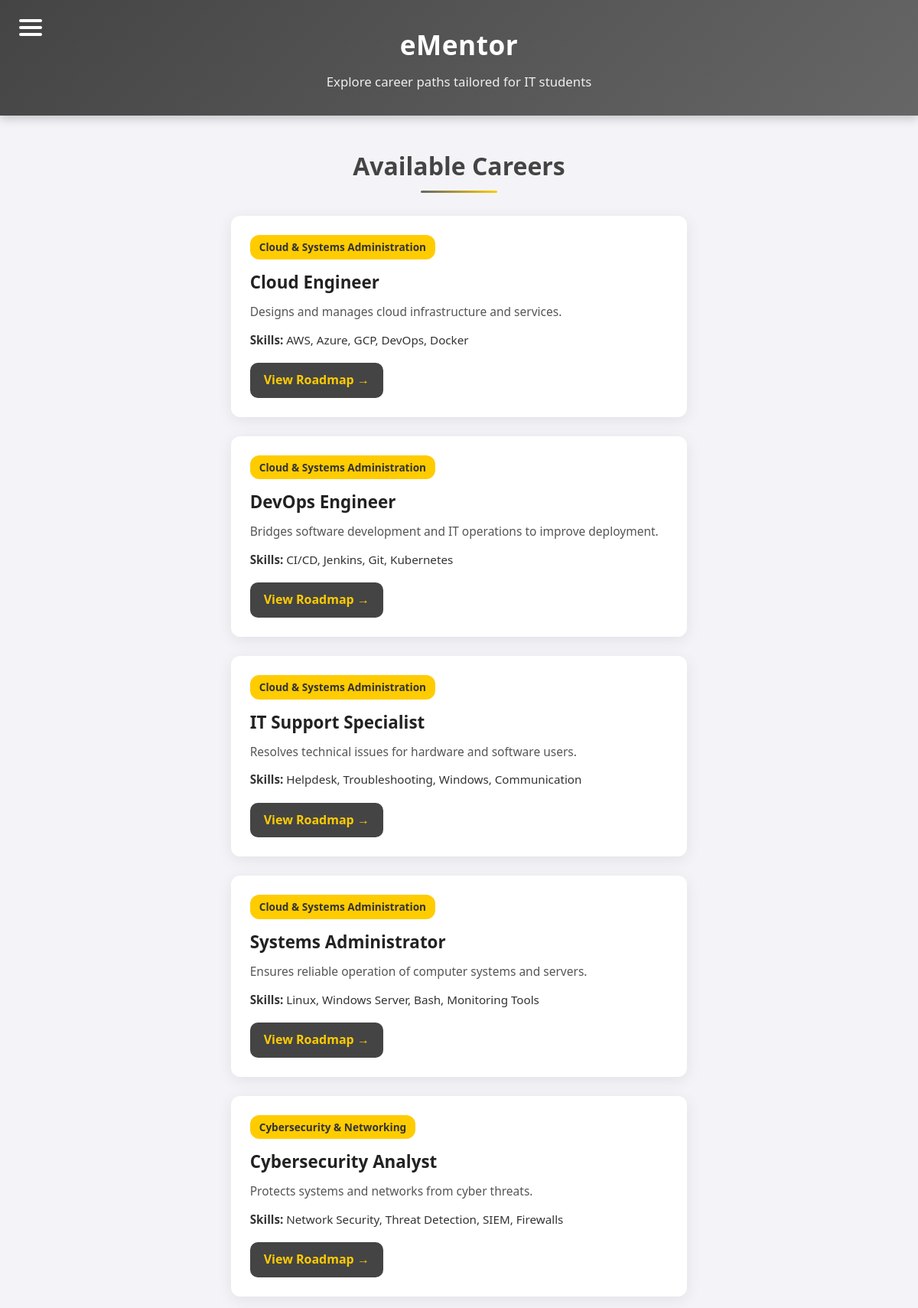
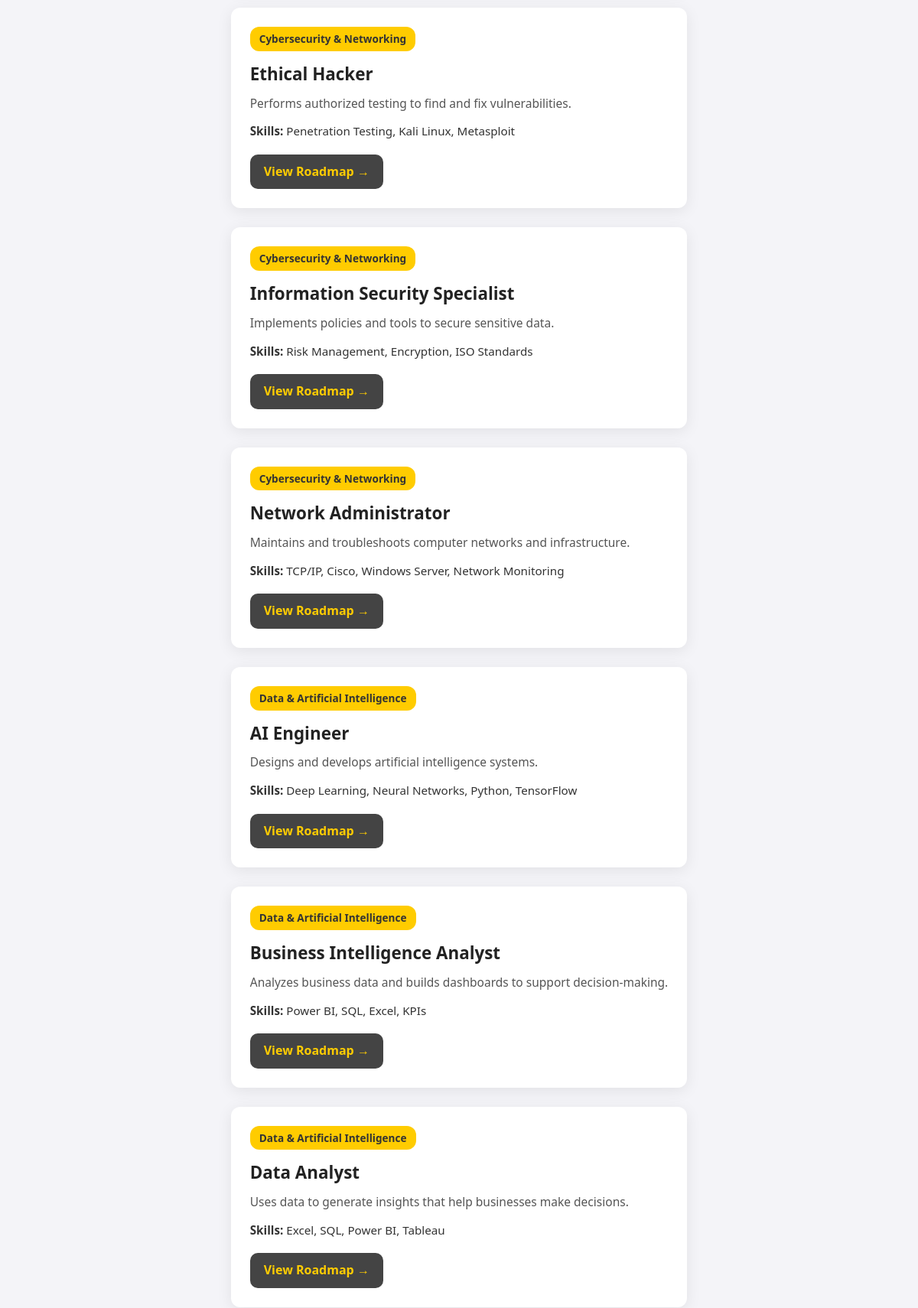
Screenshot of /career-guidance.php (upper part) with the database file from the repository (2 pictures, top to bottom).
### tables this page shows
CREATE TABLE `careers` (
  `id` int(11) NOT NULL,
  `title` varchar(255) NOT NULL,
  `category` varchar(100) DEFAULT NULL,
  `description` text DEFAULT NULL,
  `skills` text DEFAULT NULL
);

### career-guidance.php (the view, shortened to what this page needs)
<?php
include 'db_connect.php';
$careers = [];
$sql = "SELECT id, title, category, description, skills FROM careers ORDER BY category, title";
$result = $conn->query($sql);
if ($result && $result->num_rows > 0) {
    while ($row = $result->fetch_assoc()) {
        $careers[] = $row;
    }
}
?>
<!DOCTYPE html>
<html lang="en">
<head>
</head>
<body>
<header>
    <div class="hamburger" id="hamburger">
        <span></span><span></span><span></span>
    </div>
    <h1>eMentor</h1>
    <p>Explore career paths tailored for IT students</p>
</header>
<main>
    <h2>Available Careers</h2>
    <?php if (empty($careers)): ?>
        <p style="text-align:center; color:#999;">No career data available at the moment.</p>
    <?php else: ?>
        <div class="career-grid">
            <?php foreach ($careers as $career): ?>
                <div class="career-card">
                    <div class="career-category"><?= htmlspecialchars($career['category']) ?></div>
                    <div class="career-title"><?= htmlspecialchars($career['title']) ?></div>
                    <div class="career-description"><?= nl2br(htmlspecialchars($career['description'])) ?></div>
                    <div class="career-skills"><strong>Skills:</strong> <?= htmlspecialchars($career['skills']) ?></div>
                    <a class="view-link" href="career-roadmap.php?career_id=<?= $career['id'] ?>">View Roadmap →</a>
                </div>
            <?php endforeach; ?>
        </div>
    <?php endif; ?>
</main>
</body>
</html>

### career-guidance.php (style rules this page uses)
* { margin: 0; padding: 0; box-sizing: border-box; }
body { font-family: 'Segoe UI', Tahoma, Geneva, Verdana, sans-serif; background: #f4f4f8; color: #333; line-height: 1.6; min-height: 100vh; display: flex; flex-direction: column; }
header { background: linear-gradient(135deg, #444, #666); color: #fff; text-align: center; padding: 30px 20px; position: relative; box-shadow: 0 4px 12px rgba(0,0,0,0.2); }
header h1 { font-size: 2.2rem; margin-bottom: 8px; letter-spacing: 0.5px; }
header p { opacity: 0.9; font-size: 1.05rem; }
.hamburger { position: absolute; top: 25px; left: 25px; width: 30px; height: 22px; display: flex; flex-direction: column; justify-content: space-between; cursor: pointer; z-index: 300; transition: transform 0.3s ease; }
.hamburger span { height: 4px; background: white; border-radius: 2px; transition: all 0.3s ease; }
main { flex: 1; padding: 40px 20px; max-width: 1200px; margin: 0 auto; }
h2 { color: #444; text-align: center; margin-bottom: 30px; font-size: 2rem; position: relative; padding-bottom: 10px; }
h2::after { content: ''; position: absolute; bottom: 0; left: 50%; transform: translateX(-50%); width: 100px; height: 3px; background: linear-gradient(90deg, #666, #ffcc00); border-radius: 3px; }
.career-grid { display: grid; grid-template-columns: repeat(auto-fit, minmax(320px, 1fr)); gap: 25px; }
.career-card { background: #fff; border-radius: 12px; box-shadow: 0 4px 20px rgba(0,0,0,0.08); padding: 25px; transition: transform 0.3s ease, box-shadow 0.3s ease; }
.career-category { display: inline-block; background: #ffcc00; color: #333; font-weight: 600; border-radius: 12px; padding: 5px 12px; font-size: 0.85rem; margin-bottom: 12px; }
.career-title { font-size: 1.4rem; color: #222; margin-bottom: 8px; font-weight: bold; }
.career-description { color: #555; margin-bottom: 12px; font-size: 0.97rem; }
.career-skills { font-size: 0.95rem; color: #333; margin-bottom: 18px; }
.view-link { display: inline-block; background: #444; color: #ffcc00; text-decoration: none; padding: 10px 18px; border-radius: 10px; font-weight: 600; transition: background 0.3s ease, color 0.3s ease; }

### rows the page displays
careers: category "Cloud & Systems Administration", title "Cloud Engineer", description "Designs and manages cloud infrastructure and services.", skills "AWS, Azure, GCP, DevOps, Docker"
careers: category "Cloud & Systems Administration", title "DevOps Engineer", description "Bridges software development and IT operations to improve deployment.", skills "CI/CD, Jenkins, Git, Kubernetes"
careers: category "Cloud & Systems Administration", title "IT Support Specialist", description "Resolves technical issues for hardware and software users.", skills "Helpdesk, Troubleshooting, Windows, Communication"
careers: category "Cloud & Systems Administration", title "Systems Administrator", description "Ensures reliable operation of computer systems and servers.", skills "Linux, Windows Server, Bash, Monitoring Tools"
careers: category "Cybersecurity & Networking", title "Cybersecurity Analyst", description "Protects systems and networks from cyber threats.", skills "Network Security, Threat Detection, SIEM, Firewalls"
careers: category "Cybersecurity & Networking", title "Ethical Hacker", description "Performs authorized testing to find and fix vulnerabilities.", skills "Penetration Testing, Kali Linux, Metasploit"
careers: category "Cybersecurity & Networking", title "Information Security Specialist", description "Implements policies and tools to secure sensitive data.", skills "Risk Management, Encryption, ISO Standards"
careers: category "Cybersecurity & Networking", title "Network Administrator", description "Maintains and troubleshoots computer networks and infrastructure.", skills "TCP/IP, Cisco, Windows Server, Network Monitoring"
careers: category "Data & Artificial Intelligence", title "AI Engineer", description "Designs and develops artificial intelligence systems.", skills "Deep Learning, Neural Networks, Python, TensorFlow"
careers: category "Data & Artificial Intelligence", title "Business Intelligence Analyst", description "Analyzes business data and builds dashboards to support decision-making.", skills "Power BI, SQL, Excel, KPIs"
careers: category "Data & Artificial Intelligence", title "Data Analyst", description "Uses data to generate insights that help businesses make decisions.", skills "Excel, SQL, Power BI, Tableau"
